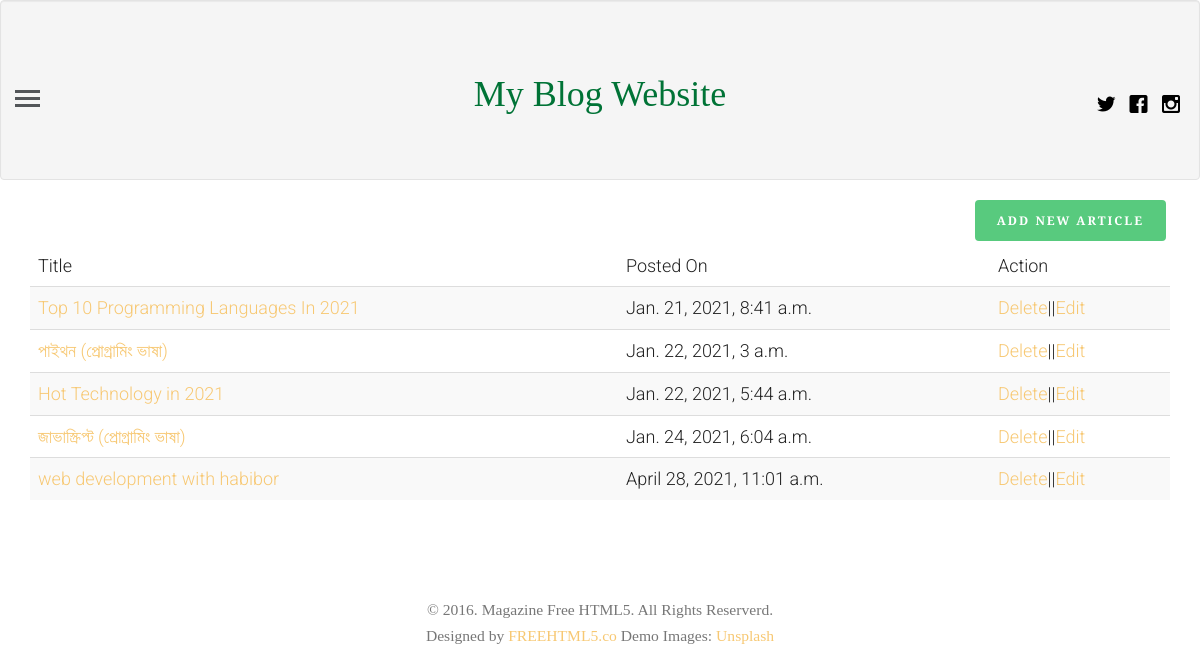
/profile (signed in), run on the app's committed database.
### blogapp/models.py (models this page shows, shortened)
class article(models.Model):
    article_author = models.ForeignKey(author, on_delete=models.CASCADE)
    title = models.CharField(max_length=200)
    body = RichTextField(blank=True, null=True)
    image = models.FileField()
    posted_on = models.DateTimeField(auto_now=False, auto_now_add=True)
    updated_on = models.DateTimeField(auto_now=False, auto_now_add=True)
    category = models.ForeignKey(category, on_delete=models.CASCADE)
    def get_single_url(self):
        return reverse('blog:single_post', kwargs={"id": self.id})

### blogapp/views.py (the view, shortened to what this page needs)
# urls.py: path('profile', views.getProfile, name="profile"),
def getProfile(request):
    if request.user.is_authenticated:
        user = get_object_or_404(User, id=request.user.id)
        author_profile = author.objects.filter(name=user.id)
        if author_profile:
            authorUser = get_object_or_404(author, name=request.user.id)
            post = article.objects.filter(article_author=authorUser.id)
            return render(request, 'logged_in_profile.html', {"post": post, "user": authorUser})
    else:
        return redirect('blog:login')

### templates/logged_in_profile.html (shortened to what this page needs)
{% extends 'base.html' %}
{% block content %}
    <div class="container">
        <a href="{% url 'blog:create' %}" class="btn btn-success pull pull-right">Add new article</a>
    <table class="table table-striped">
        <thead>
        <tr>
            <td>Title</td>
            <td>Posted On</td>
            <td>Action</td>
        </tr>
        </thead>
        <tbody>
        {% for p in post %}
            <tr>
                <td><a href="{{ p.get_single_url }}">{{ p.title }}</a></td>
                <td>{{ p.posted_on }}</td>
                <td><a href="{% url 'blog:delete' pid=p.id %}">Delete</a>||<a href="{% url 'blog:update' pid=p.id %}">Edit</a></td>
            </tr>
        {% endfor %}
        </tbody>
</table>
    </div>
{% endblock %}

### templates/base.html (shortened to what this page needs)
<!DOCTYPE html>
 <html class="no-js">
	<head>
        {% load static %}
	<link rel="stylesheet" href="{% static 'css/animate.css' %}">
	<link rel="stylesheet" href="{% static 'css/icomoon.css' %}">
	<link rel="stylesheet" href="{% static 'css/bootstrap.css' %}">
	<link rel="stylesheet" href="{% static 'css/style.css' %}">
	</head>
	<body>
	<header class="well" id="fh5co-header">
		<div class="container-fluid">
			<div class="row">
				<a href="#" class="js-fh5co-nav-toggle fh5co-nav-toggle"><i></i></a>
				<ul class="fh5co-social">
					<li><a target="_blank" href="https://twitter.com/HabiborRahaman6"><i class="icon-twitter"></i></a></li>
					<li><a target="_blank" href="https://www.facebook.com/profile.php?id=100009980252982"><i class="icon-facebook"></i></a></li>
					<li><a target="_blank" href="https://www.instagram.com/habibor_rahaman/?hl=en"><i class="icon-instagram"></i></a></li>
				</ul>
				<div class="col-lg-12 col-md-12 text-center">
					<h1 id="fh5co-logo"><a href="{% url 'blog:index' %}">My Blog Website</a></h1>
				</div>
			</div>
		</div>
	</header>
    <div class="container-fluid">
		<div class="row fh5co-post-entry">
    {% block content %}
    {% endblock %}
        </div>
    </div>
	<footer id="fh5co-footer">
		<h3><small>&copy; 2016. Magazine Free HTML5. All Rights Reserverd. <br> Designed by <a href="http://freehtml5.co" target="_blank">FREEHTML5.co</a>  Demo Images: <a href="http://unsplash.com/" target="_blank">Unsplash</a></small></h3>
	</footer>
	</body>
</html>

### blogapp/static/css/icomoon.css (style rules this page uses)
[class^="icon-"], [class*=" icon-"] { font-family: 'icomoon' !important; speak: none; font-style: normal; font-weight: normal; font-variant: normal; text-transform: none; line-height: 1; -webkit-font-smoothing: antialiased; -moz-osx-font-smoothing: grayscale; }
.icon-facebook:before { content: "\ea67"; }
.icon-instagram:before { content: "\ea6f"; }
.icon-twitter:before { content: "\ea7c"; }

### blogapp/static/css/style.css (style rules this page uses)
html { background: #fff; }
body { font-family: "Roboto", arial, sans-serif; font-size: 18px; font-weight: 300; line-height: 1.8; color: #222; background: #fff; }
a { color: #f7c873; -webkit-transition: 0.5s; -o-transition: 0.5s; transition: 0.5s; }
h1, h2, h3, h4, h5, h6 { font-family: "Playfair Display", times, serif; color: #000; }
.btn { margin-right: 4px; margin-bottom: 4px; font-family: "Playfair Display", times, serif; font-size: 12px; letter-spacing: 2px; text-transform: uppercase; font-weight: 700; -webkit-border-radius: 4px; -moz-border-radius: 4px; -ms-border-radius: 4px; border-radius: 4px; -webkit-transition: 0.5s; -o-transition: 0.5s; transition: 0.5s; }
.btn-success { background: #58ca7e; color: #fff; border: 2px solid #58ca7e; }
#fh5co-header { padding: 3em 3em; float: left; width: 100%; }
@media screen and (max-width: 1200px) { #fh5co-header { padding-left: 15px; padding-right: 15px; } }
#fh5co-header .fh5co-nav-toggle { position: absolute; top: 4.2em; left: 3em; z-index: 99; }
@media screen and (max-width: 1200px) { #fh5co-header .fh5co-nav-toggle { top: 4em; left: 15px; } }
#fh5co-header .fh5co-social { position: absolute !important; right: 3em !important; top: 3.2em; z-index: 99; -webkit-transition: 0.5s; -o-transition: 0.5s; transition: 0.5s; }
@media screen and (max-width: 1200px) { #fh5co-header .fh5co-social { right: 15px !important; top: 3.2em; } }
#fh5co-header #fh5co-logo { text-align: center; }
#fh5co-header #fh5co-logo a { color:#007336; }
.fh5co-social { padding: 0; margin: 30px 0 0 0; position: relative; }
.fh5co-social li { padding: 0; margin: 0; list-style: none; display: inline; }
.fh5co-social li a { font-size: 20px; padding: 4px; color: #000; }
#fh5co-footer { padding: 3em 0; text-align: center; }
.fh5co-nav-toggle { width: 25px; height: 25px; cursor: pointer; text-decoration: none; }
.fh5co-nav-toggle i { position: relative; display: -moz-inline-stack; display: inline-block; zoom: 1; *display: inline; width: 25px; height: 3px; color: #535659; font: bold 14px/.4 Helvetica; text-transform: uppercase; text-indent: -55px; background: #535659; transition: all .2s ease-out; }
.fh5co-nav-toggle i::before, .fh5co-nav-toggle i::after { content: ''; width: 25px; height: 3px; background: #535659; position: absolute; left: 0; -webkit-transition: 0.2s; -o-transition: 0.2s; transition: 0.2s; }
.fh5co-nav-toggle i::before { top: -7px; }
.fh5co-nav-toggle i::after { bottom: -7px; }
.fh5co-nav-toggle { position: absolute; top: 18px; left: 0; z-index: 21; padding: 6px 0 0 0; display: block; margin: 0 auto; display: block; height: 44px; width: 25px; border-bottom: none !important; }

### templates/logged_in_profile.html (style rules this page uses)
#fh5co-header #fh5co-logo a { color: #007336; }

### data on the page
article: title "Top 10 Programming Languages In 2021", posted_on "Jan. 21, 2021, 8:41 a.m."
article: title "পাইথন (প্রোগ্রামিং ভাষা)", posted_on "Jan. 22, 2021, 3 a.m."
article: title "Hot Technology in 2021", posted_on "Jan. 22, 2021, 5:44 a.m."
article: title "জাভাস্ক্রিপ্ট (প্রোগ্রামিং ভাষা)", posted_on "Jan. 24, 2021, 6:04 a.m."
article: title "web development with habibor", posted_on "April 28, 2021, 11:01 a.m."
